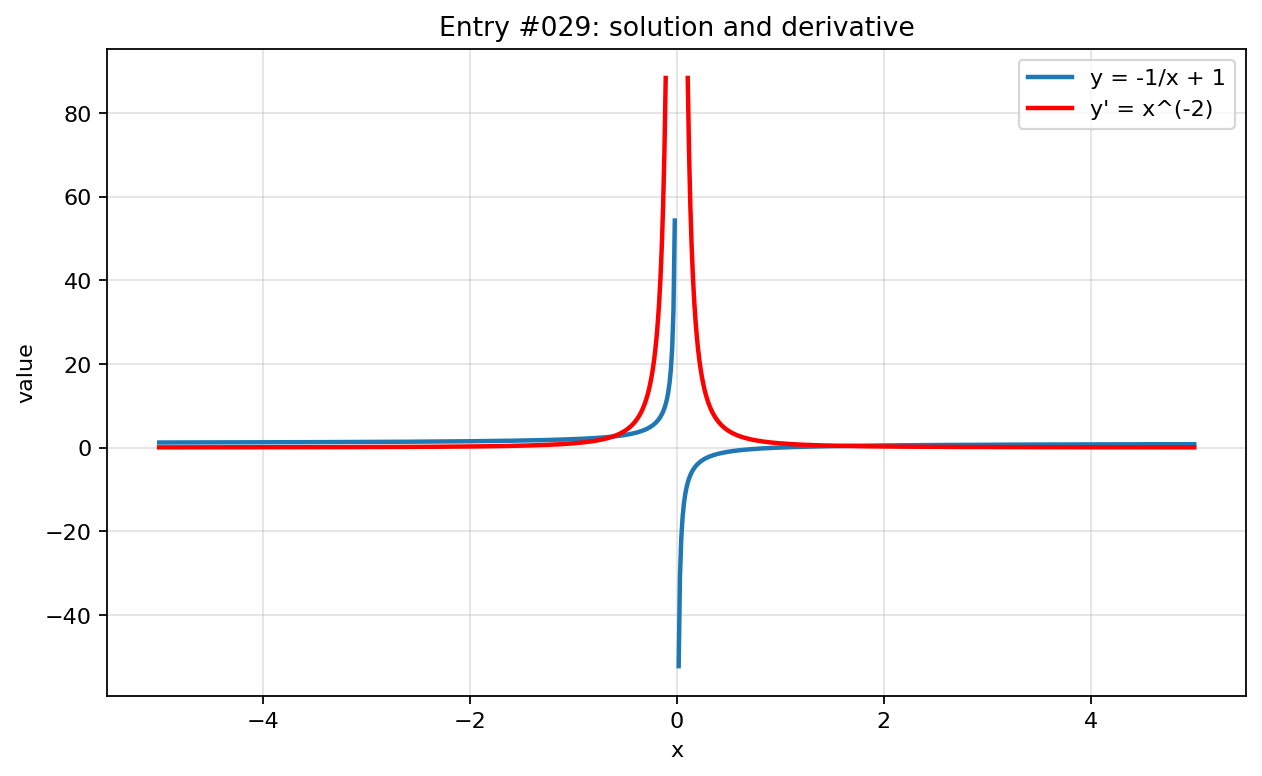

Reproduce this figure in Python.
import numpy as np
import matplotlib.pyplot as plt

x = np.linspace(-5, 5, 800)

with np.errstate(divide="ignore", invalid="ignore", over="ignore"):
    y = -1/x + 1
    y_prime = x**-2


def mask(values, limit=100):
    return np.where(np.isfinite(values) & (np.abs(values) <= limit), values, np.nan)

y = mask(y)
y_prime = mask(y_prime)
plt.figure(figsize=(8, 5))
plt.plot(x, y, label="y = -1/x + 1", linewidth=2)
plt.plot(x, y_prime, label="y' = x^(-2)", linewidth=2, color="red")
plt.title("Entry #029: solution and derivative")
plt.xlabel("x")
plt.ylabel("value")
plt.grid(True, alpha=0.35)
plt.legend()
plt.tight_layout()
plt.show()
